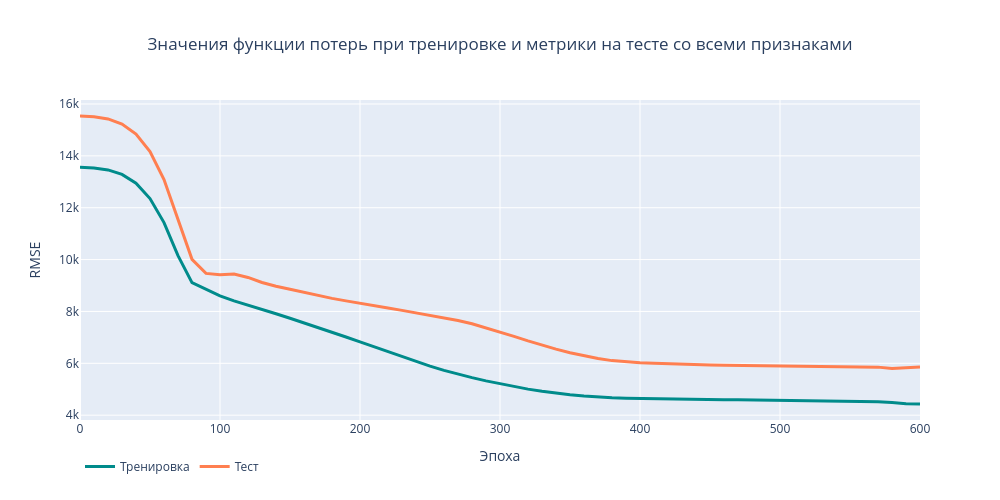
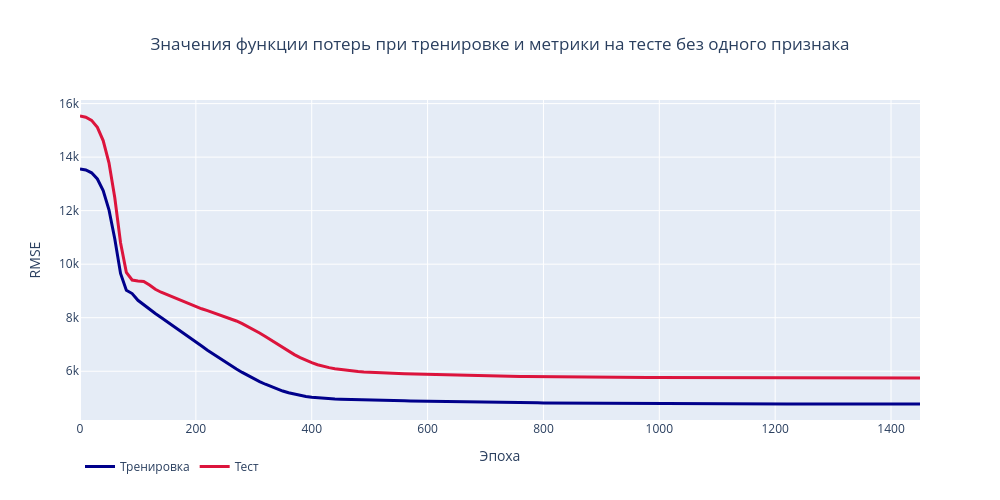

Source (notebook cell) for these figures, in order:
### Code cell
# просмотр процесса обучения сетей с большим количеством нейронов
fit_plot(train_loss_m, test_metric_m)
fit_plot(abb_train_loss_m, abb_test_metric_m, 1)

### Figure 1 — Plotly figure (JSON) as saved in the notebook; plotly's stock layout.template omitted (floating-point values rounded to 4 significant figures)
{"data": [{"line": {"color": "darkcyan", "width": 3}, "name": "Тренировка", "type": "scatter", "x": [0, 10, 20, 30, 40, 50, 60, 70, 80, 90, 100, 110, 120, 130, 140, 150, 160, 170, 180, 190, 200, 210, 220, 230, 240, 250, 260, 270, 280, 290, 300, 310, 320, 330, 340, 350, 360, 370, 380, 390, 400, 410, 420, 430, 440, 450, 460, 470, 480, 490, 500, 510, 520, 530, 540, 550, 560, 570, 580, 590, 600], "y": [13560.0, 13530.0, 13460.0, 13290.0, 12950.0, 12350.0, 11430.0, 10150.0, 9114.0, 8859.0, 8597.0, 8406.0, 8248.0, 8077.0, 7910.0, 7739.0, 7564.0, 7386.0, 7202.0, 7014.0, 6825.0, 6633.0, 6440.0, 6252.0, 6067.0, 5892.0, 5729.0, 5581.0, 5448.0, 5323.0, 5207.0, 5100.0, 5004.0, 4921.0, 4849.0, 4790.0, 4740.0, 4702.0, 4676.0, 4657.0, 4644.0, 4634.0, 4625.0, 4618.0, 4610.0, 4603.0, 4597.0, 4590.0, 4584.0, 4578.0, 4572.0, 4566.0, 4561.0, 4555.0, 4550.0, 4544.0, 4534.0, 4522.0, 4489.0, 4444.0, 4431.0]}, {"line": {"color": "coral", "width": 3}, "name": "Тест", "type": "scatter", "x": [0, 10, 20, 30, 40, 50, 60, 70, 80, 90, 100, 110, 120, 130, 140, 150, 160, 170, 180, 190, 200, 210, 220, 230, 240, 250, 260, 270, 280, 290, 300, 310, 320, 330, 340, 350, 360, 370, 380, 390, 400, 410, 420, 430, 440, 450, 460, 470, 480, 490, 500, 510, 520, 530, 540, 550, 560, 570, 580, 590, 600], "y": [15540.0, 15510.0, 15420.0, 15230.0, 14840.0, 14170.0, 13090.0, 11510.0, 10010.0, 9468.0, 9413.0, 9440.0, 9313.0, 9115.0, 8969.0, 8853.0, 8728.0, 8610.0, 8504.0, 8407.0, 8308.0, 8218.0, 8131.0, 8041.0, 7943.0, 7855.0, 7761.0, 7652.0, 7523.0, 7369.0, 7209.0, 7039.0, 6865.0, 6699.0, 6547.0, 6410.0, 6285.0, 6182.0, 6104.0, 6052.0, 6021.0, 5998.0, 5977.0, 5962.0, 5949.0, 5938.0, 5930.0, 5922.0, 5913.0, 5905.0, 5898.0, 5891.0, 5885.0, 5878.0, 5872.0, 5867.0, 5869.0, 5853.0, 5800.0, 5820.0, 5860.0]}], "layout": {"height": 500, "legend": {"orientation": "h"}, "title": {"text": "Значения функции потерь при тренировке и метрики на тесте со всеми признаками", "x": 0.5}, "width": 1000, "xaxis": {"title": {"text": "Эпоха"}}, "yaxis": {"title": {"text": "RMSE"}}}}

### Figure 2 — Plotly figure (JSON) as saved in the notebook; plotly's stock layout.template omitted (floating-point values rounded to 4 significant figures; data arrays with more than 128 entries replaced by an {"elided": "..."} marker saying what was removed)
{"data": [{"line": {"color": "darkblue", "width": 3}, "name": "Тренировка", "type": "scatter", "x": {"elided": "146 int values"}, "y": {"elided": "146 float values"}}, {"line": {"color": "crimson", "width": 3}, "name": "Тест", "type": "scatter", "x": {"elided": "146 int values"}, "y": {"elided": "146 float values"}}], "layout": {"height": 500, "legend": {"orientation": "h"}, "title": {"text": "Значения функции потерь при тренировке и метрики на тесте без одного признака", "x": 0.5}, "width": 1000, "xaxis": {"title": {"text": "Эпоха"}}, "yaxis": {"title": {"text": "RMSE"}}}}
